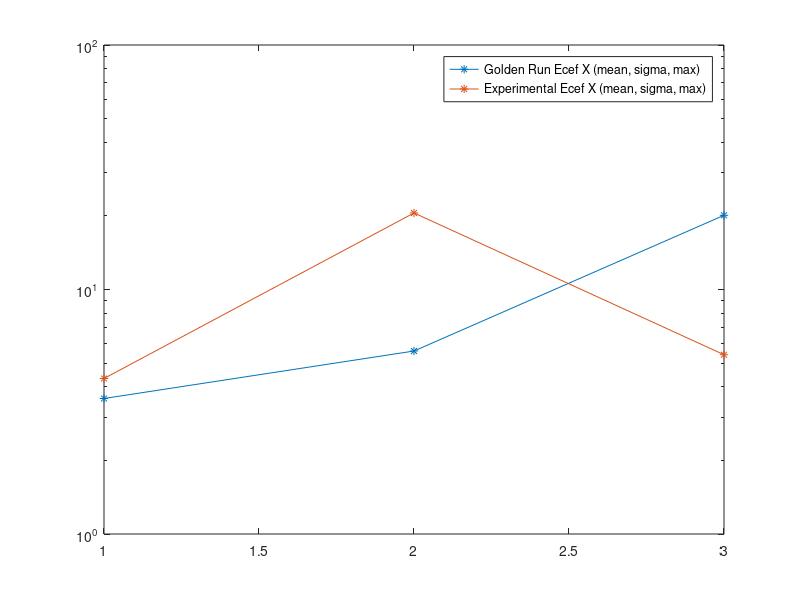

Source code (MATLAB):
ecefXgold = [3.5826 5.60308 20.1141];
ecefYgold = [0.0394826 0.0394826 0.0828195];
ecefZgold = [0.00382241 0.00382241 0.00314704];
velXgold = [0.0169528 0.0199173 5.60308];
velYgold = [0.0394826 0.0394826 0.0828195];
velZgold = [0.00382241 0.00382241 0.00314704];

exp11ecefX = [861.883 , 2431.1 , 678.953 ];
exp11ecefY = [348.814 , 1518.65 , 499.222 ];
exp11ecefZ = [0.123305 , 0.155086 , 0.567656 ];
exp11velX = [8.20331 , 30.782 , 7.32822 ];
exp11velY = [23.4213 , 75.1929 , 20.0333 ];
exp11velZ = [87.7399 , 87.1907 , 245.723 ];

exp12ecefX = [4.3248 , 20.5617 , 5.41018 ];
exp12ecefY = [0.0226056 , 0.39742 , 0.04816 ];
exp12ecefZ = [3.81041e-06 , 3.30294e-05 , 9.04865e-06 ];
exp12velX = [0.0248871 , 0.150687 , 0.0260141 ];
exp12velY = [0.0475246 , 0.908185 , 0.0899591 ];
exp12velZ = [0.00406042 , 0.0228906 , 0.00340827 ];

exp13ecefX = [3.57373 , 20.1609 , 5.60304 ];
exp13ecefY = [0.0234386 , 0.366496 , 0.0445943 ];
exp13ecefZ = [3.55578e-06 , 3.19863e-05 , 8.7636e-06 ];
exp13velX = [0.0184494 , 0.129497 , 0.0222426 ];
exp13velY = [0.0396467 , 0.863711 , 0.084737 ];
exp13velZ = [0.00355928 , 0.0189619 , 0.00306268 ];

exp21ecefX = [4.3248, 5.41018, 20.5617];
exp21ecefY = [0.0226056, 0.04816, 0.39742];
exp21ecefZ = [3.81041e-06, 9.04865e-06, 3.30294e-05];
exp21velX = [0.0248871, 0.0260141, 0.150687];
exp21velY = [0.0475246, 0.0899591, 0.908185];
exp21velZ = [0.00406042 0.00340827 0.0228906];

exp22ecefX = [562.483 318.16 1009.02];
exp22ecefY = [148.597 203.971 811.198];
exp22ecefZ = [0.0377065 0.0298226 0.116483];
exp22velX = [19.8981 29.438 114.018];
exp22velY = [89.8 156.398 613.732];
exp22velZ = [18.5734 38.0946 163.815];
semilogy(ecefXgold, '*-');
hold;
semilogy(exp12ecefX, '*-');
legend('Golden Run Ecef X (mean, sigma, max)','Experimental Ecef X (mean, sigma, max)')